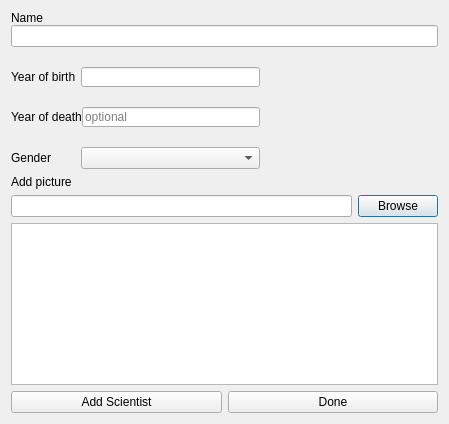
<?xml version="1.0" encoding="UTF-8"?>
<ui version="4.0">
 <class>addScientistWindow</class>
 <widget class="QDialog" name="addScientistWindow">
  <property name="geometry">
   <rect>
    <x>0</x>
    <y>0</y>
    <width>449</width>
    <height>424</height>
   </rect>
  </property>
  <property name="windowTitle">
   <string>Dialog</string>
  </property>
  <layout class="QVBoxLayout" name="verticalLayout_2">
   <item>
    <spacer name="verticalSpacer">
     <property name="orientation">
      <enum>Qt::Vertical</enum>
     </property>
     <property name="sizeType">
      <enum>QSizePolicy::MinimumExpanding</enum>
     </property>
     <property name="sizeHint" stdset="0">
      <size>
       <width>20</width>
       <height>0</height>
      </size>
     </property>
    </spacer>
   </item>
   <item>
    <layout class="QVBoxLayout" name="verticalLayout_5">
     <property name="spacing">
      <number>0</number>
     </property>
     <item>
      <layout class="QHBoxLayout" name="horizontalLayout_2">
       <item>
        <widget class="QLabel" name="label_name">
         <property name="text">
          <string>Name</string>
         </property>
        </widget>
       </item>
       <item>
        <widget class="QLabel" name="label_name_alarm">
         <property name="text">
          <string/>
         </property>
        </widget>
       </item>
      </layout>
     </item>
     <item>
      <widget class="QLineEdit" name="lineEdit_name_input"/>
     </item>
    </layout>
   </item>
   <item>
    <spacer name="verticalSpacer_2">
     <property name="orientation">
      <enum>Qt::Vertical</enum>
     </property>
     <property name="sizeHint" stdset="0">
      <size>
       <width>20</width>
       <height>0</height>
      </size>
     </property>
    </spacer>
   </item>
   <item>
    <layout class="QVBoxLayout" name="verticalLayout_4">
     <property name="spacing">
      <number>0</number>
     </property>
     <item>
      <widget class="QLabel" name="label_birth_alarm">
       <property name="maximumSize">
        <size>
         <width>16777215</width>
         <height>20</height>
        </size>
       </property>
       <property name="text">
        <string/>
       </property>
      </widget>
     </item>
     <item>
      <layout class="QHBoxLayout" name="horizontalLayout_3">
       <item>
        <widget class="QLabel" name="label_birth">
         <property name="sizePolicy">
          <sizepolicy hsizetype="Minimum" vsizetype="Preferred">
           <horstretch>0</horstretch>
           <verstretch>0</verstretch>
          </sizepolicy>
         </property>
         <property name="minimumSize">
          <size>
           <width>70</width>
           <height>0</height>
          </size>
         </property>
         <property name="text">
          <string>Year of birth</string>
         </property>
        </widget>
       </item>
       <item>
        <widget class="QLineEdit" name="lineEdit_birth_input">
         <property name="sizePolicy">
          <sizepolicy hsizetype="MinimumExpanding" vsizetype="Fixed">
           <horstretch>0</horstretch>
           <verstretch>0</verstretch>
          </sizepolicy>
         </property>
         <property name="minimumSize">
          <size>
           <width>80</width>
           <height>0</height>
          </size>
         </property>
         <property name="maximumSize">
          <size>
           <width>16777215</width>
           <height>20</height>
          </size>
         </property>
        </widget>
       </item>
       <item>
        <spacer name="horizontalSpacer_2">
         <property name="orientation">
          <enum>Qt::Horizontal</enum>
         </property>
         <property name="sizeHint" stdset="0">
          <size>
           <width>40</width>
           <height>20</height>
          </size>
         </property>
        </spacer>
       </item>
      </layout>
     </item>
    </layout>
   </item>
   <item>
    <spacer name="verticalSpacer_3">
     <property name="orientation">
      <enum>Qt::Vertical</enum>
     </property>
     <property name="sizeHint" stdset="0">
      <size>
       <width>20</width>
       <height>0</height>
      </size>
     </property>
    </spacer>
   </item>
   <item>
    <layout class="QVBoxLayout" name="verticalLayout_3">
     <property name="spacing">
      <number>0</number>
     </property>
     <item alignment="Qt::AlignRight">
      <widget class="QLabel" name="label_death_alarm">
       <property name="maximumSize">
        <size>
         <width>16777215</width>
         <height>20</height>
        </size>
       </property>
       <property name="text">
        <string/>
       </property>
      </widget>
     </item>
     <item>
      <layout class="QHBoxLayout" name="horizontalLayout_5">
       <item>
        <widget class="QLabel" name="label_6">
         <property name="sizePolicy">
          <sizepolicy hsizetype="Minimum" vsizetype="Preferred">
           <horstretch>0</horstretch>
           <verstretch>0</verstretch>
          </sizepolicy>
         </property>
         <property name="minimumSize">
          <size>
           <width>70</width>
           <height>0</height>
          </size>
         </property>
         <property name="maximumSize">
          <size>
           <width>16777215</width>
           <height>16777215</height>
          </size>
         </property>
         <property name="text">
          <string>Year of death</string>
         </property>
        </widget>
       </item>
       <item>
        <widget class="QLineEdit" name="lineEdit_death_input">
         <property name="sizePolicy">
          <sizepolicy hsizetype="MinimumExpanding" vsizetype="Fixed">
           <horstretch>0</horstretch>
           <verstretch>0</verstretch>
          </sizepolicy>
         </property>
         <property name="minimumSize">
          <size>
           <width>80</width>
           <height>0</height>
          </size>
         </property>
         <property name="maximumSize">
          <size>
           <width>16777215</width>
           <height>20</height>
          </size>
         </property>
         <property name="placeholderText">
          <string>optional</string>
         </property>
        </widget>
       </item>
       <item>
        <spacer name="horizontalSpacer">
         <property name="orientation">
          <enum>Qt::Horizontal</enum>
         </property>
         <property name="sizeHint" stdset="0">
          <size>
           <width>40</width>
           <height>20</height>
          </size>
         </property>
        </spacer>
       </item>
      </layout>
     </item>
    </layout>
   </item>
   <item>
    <spacer name="verticalSpacer_4">
     <property name="orientation">
      <enum>Qt::Vertical</enum>
     </property>
     <property name="sizeHint" stdset="0">
      <size>
       <width>20</width>
       <height>0</height>
      </size>
     </property>
    </spacer>
   </item>
   <item>
    <layout class="QVBoxLayout" name="verticalLayout">
     <property name="spacing">
      <number>0</number>
     </property>
     <item>
      <widget class="QLabel" name="label_gender_alarm">
       <property name="text">
        <string/>
       </property>
      </widget>
     </item>
     <item>
      <layout class="QHBoxLayout" name="horizontalLayout_4">
       <item>
        <widget class="QLabel" name="label_8">
         <property name="sizePolicy">
          <sizepolicy hsizetype="Minimum" vsizetype="Preferred">
           <horstretch>0</horstretch>
           <verstretch>0</verstretch>
          </sizepolicy>
         </property>
         <property name="minimumSize">
          <size>
           <width>70</width>
           <height>0</height>
          </size>
         </property>
         <property name="text">
          <string>Gender</string>
         </property>
        </widget>
       </item>
       <item>
        <widget class="QComboBox" name="comboBox_gender_input">
         <property name="sizePolicy">
          <sizepolicy hsizetype="MinimumExpanding" vsizetype="Fixed">
           <horstretch>0</horstretch>
           <verstretch>0</verstretch>
          </sizepolicy>
         </property>
         <property name="minimumSize">
          <size>
           <width>80</width>
           <height>0</height>
          </size>
         </property>
         <item>
          <property name="text">
           <string/>
          </property>
         </item>
         <item>
          <property name="text">
           <string>Male</string>
          </property>
         </item>
         <item>
          <property name="text">
           <string>Female</string>
          </property>
         </item>
        </widget>
       </item>
       <item>
        <spacer name="horizontalSpacer_3">
         <property name="orientation">
          <enum>Qt::Horizontal</enum>
         </property>
         <property name="sizeHint" stdset="0">
          <size>
           <width>40</width>
           <height>20</height>
          </size>
         </property>
        </spacer>
       </item>
      </layout>
     </item>
    </layout>
   </item>
   <item>
    <spacer name="verticalSpacer_5">
     <property name="orientation">
      <enum>Qt::Vertical</enum>
     </property>
     <property name="sizeHint" stdset="0">
      <size>
       <width>20</width>
       <height>5</height>
      </size>
     </property>
    </spacer>
   </item>
   <item>
    <widget class="QLabel" name="label">
     <property name="sizePolicy">
      <sizepolicy hsizetype="Preferred" vsizetype="Minimum">
       <horstretch>0</horstretch>
       <verstretch>0</verstretch>
      </sizepolicy>
     </property>
     <property name="minimumSize">
      <size>
       <width>70</width>
       <height>0</height>
      </size>
     </property>
     <property name="text">
      <string>Add picture</string>
     </property>
    </widget>
   </item>
   <item>
    <layout class="QHBoxLayout" name="horizontalLayout_6">
     <item>
      <widget class="QLineEdit" name="lineEdit_file_path"/>
     </item>
     <item>
      <widget class="QPushButton" name="pushButton_browse">
       <property name="text">
        <string>Browse</string>
       </property>
      </widget>
     </item>
    </layout>
   </item>
   <item>
    <spacer name="verticalSpacer_6">
     <property name="orientation">
      <enum>Qt::Vertical</enum>
     </property>
     <property name="sizeHint" stdset="0">
      <size>
       <width>20</width>
       <height>0</height>
      </size>
     </property>
    </spacer>
   </item>
   <item>
    <widget class="QTextEdit" name="textEdit"/>
   </item>
   <item>
    <layout class="QHBoxLayout" name="horizontalLayout">
     <item>
      <widget class="QPushButton" name="pushbutton_add_scientist">
       <property name="text">
        <string>Add Scientist</string>
       </property>
      </widget>
     </item>
     <item>
      <widget class="QPushButton" name="pushbutton_done">
       <property name="text">
        <string>Done</string>
       </property>
      </widget>
     </item>
    </layout>
   </item>
  </layout>
 </widget>
 <resources/>
 <connections/>
</ui>
